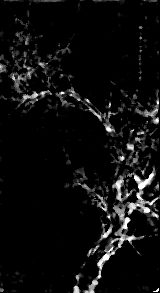
#> input picture web/ink/36058.jpg, 160 x 293 px
$ python -i picture_box.py   (imports and definitions only)   (older library calls are emulated)
#> lines starting #> are read from the running program, lines starting #| are printed output that depends on the picture
"""Find the picture area inside each photo -> data/boxes.json {id: [x0, y0, x1, y1]} (fractions).

Many works are photographed in their mounts (brocade borders, rollers, frames,
studio backdrop). The painting's own edge is the innermost long, straight,
axis-aligned edge on each side: we look for edges that run through most of the
image (present in >= 70% of bands along it) in the outer 38% of each side.
Ink outside the box is ignored for matching, and views fade out at its edge.

Usage:
    python scripts/picture_box.py [--sheet]
"""
import argparse
import json
from concurrent.futures import ProcessPoolExecutor
from pathlib import Path

import cv2
import numpy as np
from PIL import Image

Image.MAX_IMAGE_PIXELS = None
ROOT = Path(__file__).resolve().parent.parent


def profile(g, axis):
    """Edge strength of straight lines running along `axis` (0: vertical lines -> per column)."""
    if axis == 0:
        d = np.abs(cv2.Sobel(g, cv2.CV_32F, 1, 0, ksize=3))
    else:
        d = np.abs(cv2.Sobel(g, cv2.CV_32F, 0, 1, ksize=3)).T
    bands = np.array_split(d, 24, axis=0)
    bm = np.stack([b.mean(0) for b in bands])          # bands x positions
    bm = np.maximum(bm, np.roll(bm, 1, 1))              # tolerate 1 px wobble / tilt
    return np.percentile(bm, 30, axis=0)                # must be present along most of the length


def inner_edge(prof, side, frac=0.38):
    n = len(prof)
    m = int(n * frac)
    base = np.median(prof) + 1e-3
    thr = max(6 * base, 8.0)
    idx = np.arange(2, m) if side == 0 else np.arange(n - 3, n - m, -1)
    best = None
    for i in idx:                                       # walk inward, keep the innermost strong peak
        if prof[i] >= thr and prof[i] >= prof[max(0, i - 2):i + 3].max():
            best = i
    return best


def box_for(path):
#> called with path = '../web/ink/36058.jpg'
    try:
        with Image.open(path) as im:
#> im is the input picture: PIL image 160x293 L; min 0, max 255, mean 14.7
            im = im.convert("L")
            k = 900 / max(im.size)
#> k = 3.07
            if k < 1:
                im = im.resize((round(im.size[0] * k), round(im.size[1] * k)), Image.BOX)
            g = cv2.GaussianBlur(np.asarray(im, np.float32), (0, 0), 1.0)
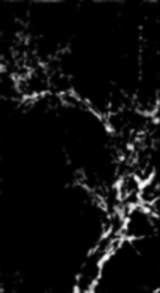
#> g: shape (293, 160) float32; min 0, max 250.4, mean 14.7
    except OSError:
        return None
    h, w = g.shape
#> h = 293; w = 160
    cx, cy = profile(g, 0), profile(g, 1)
#> in profile, `d = np.abs(cv2.Sobel(g, cv2.CV_32F, 1, 0, ksize=3))`:
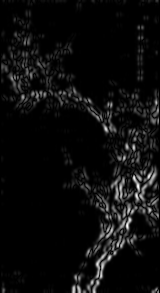
#> d: shape (293, 160) float32; min 0, max 631.3, mean 31.3; drawn with min black and max white
#> in profile, `bands = np.array_split(d, 24, axis=0)`: bands = 24 items
#> in profile, `bm = np.stack([b.mean(0) for b in bands])`:
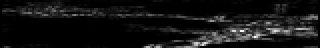
#> bm: shape (24, 160) float32 (shown 2 times larger); min 0, max 424.4, mean 31.7; drawn with min black and max white
#> in profile, `bm = np.maximum(bm, np.roll(bm, 1, 1))`:
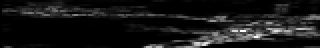
#> bm: shape (24, 160) float32 (shown 2 times larger); min 0, max 424.4, mean 37.3; drawn with min black and max white
#> call 2 of profile, with axis = 1
#> in profile (call 2), `d = np.abs(cv2.Sobel(g, cv2.CV_32F, 0, 1, ksize=3)).T`:
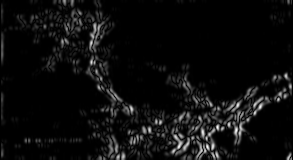
#> d: shape (160, 293) float32; min 0, max 578, mean 29.6; drawn with min black and max white
#> in profile (call 2), `bm = np.stack([b.mean(0) for b in bands])`:
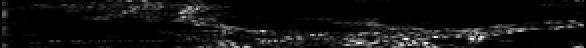
#> bm: shape (24, 293) float32 (shown 2 times larger); min 0, max 462.1, mean 30.5; drawn with min black and max white
#> in profile (call 2), `bm = np.maximum(bm, np.roll(bm, 1, 1))`:
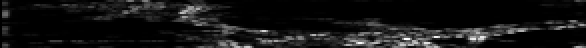
#> bm: shape (24, 293) float32 (shown 2 times larger); min 0, max 462.1, mean 37.1; drawn with min black and max white
#> cx = 160 values, max 30.32 at index 139, min 0 at index 0, mean 2.81; cy = 293 values, max 39.42 at index 109, min 0 at index 0, mean 2.85
    # wide formats (handscrolls, screens) have paper joins and panel seams inside:
    # along their length only trim the very ends; tall ones likewise for top/bottom
    fx = 0.10 if w / h > 1.5 else 0.38
#> fx = 0.38
    fy = 0.10 if h / w > 1.5 else 0.38
#> fy = 0.1
    x0, x1 = inner_edge(cx, 0, fx), inner_edge(cx, 1, fx)
#> in inner_edge, `n = len(prof)`: n = 160
#> in inner_edge, `m = int(n * frac)`: m = 60
#> in inner_edge, `base = np.median(prof) + 1e-3`: base = 0.685
#> in inner_edge, `thr = max(6 * base, 8.0)`: thr = 8
#> x1 = 139
    y0, y1 = inner_edge(cy, 0, fy), inner_edge(cy, 1, fy)
#> y0 = 2
    b = [(x0 or 0) / w, (y0 or 0) / h, (x1 if x1 is not None else w) / w, (y1 if y1 is not None else h) / h]
#> b = [0, 0.00683, 0.869, 1]
    if (b[2] - b[0]) * (b[3] - b[1]) < 0.4 or b == [0, 0, 1, 1]:
        return None
    # pull in a hair so the edge line itself is outside
    pad = 0.006
    return [round(b[0] + pad, 4), round(b[1] + pad, 4), round(b[2] - pad, 4), round(b[3] - pad, 4)]


def job(oid):
    hi = ROOT / "web" / "hi" / f"{oid}.jpg"
    return oid, box_for(hi if hi.exists() else ROOT / "data" / "images" / f"{oid}.jpg")


def main():
    ap = argparse.ArgumentParser()
    ap.add_argument("--sheet", action="store_true")
    args = ap.parse_args()
    ids = [str(i) for i in json.loads((ROOT / "data" / "curated.json").read_text())]
    extra = [p.stem for p in (ROOT / "web" / "hi").glob("*_*.jpg")]
    with ProcessPoolExecutor() as pool:
        out = {k: v for k, v in pool.map(job, ids + extra, chunksize=16) if v}
    (ROOT / "data" / "boxes.json").write_text(json.dumps(out))
    print(f"picture boxes: {len(out)} of {len(ids) + len(extra)} images have a mount/border to trim")
    if args.sheet:
        import random
        random.seed(5)
        pick = random.sample(sorted(out), 24)
        S = Image.new("RGB", (6 * 170, 4 * 170), "white")
        from PIL import ImageDraw
        for i, k in enumerate(pick):
            src = ROOT / "data" / "images" / f"{k}.jpg"
            im = Image.open(src).convert("RGB"); im.thumbnail((166, 166))
            d = ImageDraw.Draw(im); b = out[k]
            d.rectangle([b[0] * im.width, b[1] * im.height, b[2] * im.width, b[3] * im.height], outline=(220, 30, 30), width=2)
            S.paste(im, ((i % 6) * 170, (i // 6) * 170))
        S.save(ROOT / "data" / "eval" / "boxes.jpg", quality=88)


# [2 lines not run here, left out]

>>> result = box_for('../web/ink/36058.jpg')
#> result = [0.006, 0.0128, 0.863, 0.994]
